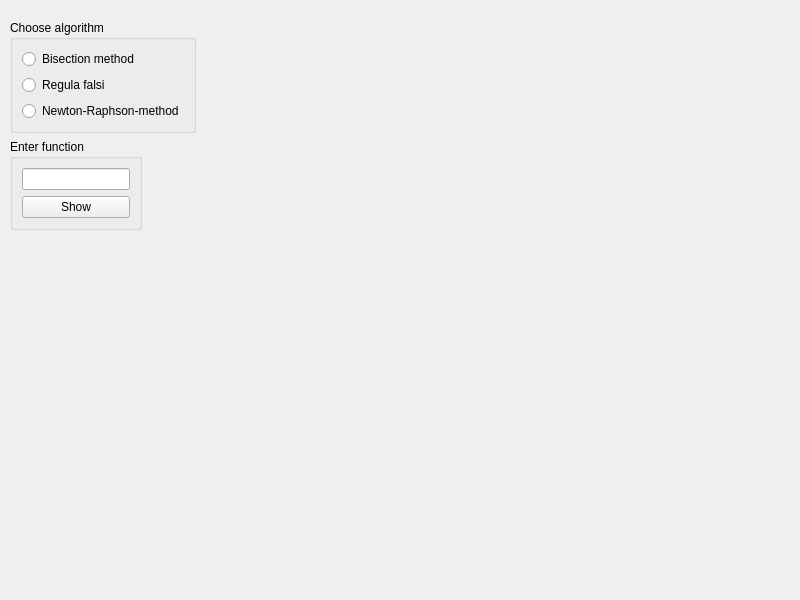
<?xml version="1.0" encoding="UTF-8"?>
<ui version="4.0">
 <class>DetermineZerosApplication</class>
 <widget class="QMainWindow" name="DetermineZerosApplication">
  <property name="geometry">
   <rect>
    <x>0</x>
    <y>0</y>
    <width>800</width>
    <height>600</height>
   </rect>
  </property>
  <property name="windowTitle">
   <string>DetermineZerosApplication</string>
  </property>
  <widget class="QWidget" name="centralwidget">
   <widget class="QCustomPlot" name="widget" native="true">
    <property name="geometry">
     <rect>
      <x>230</x>
      <y>20</y>
      <width>531</width>
      <height>531</height>
     </rect>
    </property>
   </widget>
   <widget class="QWidget" name="formLayoutWidget">
    <property name="geometry">
     <rect>
      <x>10</x>
      <y>20</y>
      <width>245</width>
      <height>521</height>
     </rect>
    </property>
    <layout class="QFormLayout" name="formLayout">
     <item row="0" column="0">
      <widget class="QGroupBox" name="groupBox">
       <property name="title">
        <string>Choose algorithm</string>
       </property>
       <layout class="QVBoxLayout" name="verticalLayout">
        <item>
         <widget class="QRadioButton" name="radioButton">
          <property name="text">
           <string>Bisection method</string>
          </property>
         </widget>
        </item>
        <item>
         <widget class="QRadioButton" name="radioButton_2">
          <property name="text">
           <string>Regula falsi</string>
          </property>
         </widget>
        </item>
        <item>
         <widget class="QRadioButton" name="radioButton_3">
          <property name="text">
           <string>Newton-Raphson-method</string>
          </property>
         </widget>
        </item>
       </layout>
      </widget>
     </item>
     <item row="2" column="0">
      <spacer name="verticalSpacer">
       <property name="orientation">
        <enum>Qt::Vertical</enum>
       </property>
       <property name="sizeHint" stdset="0">
        <size>
         <width>20</width>
         <height>40</height>
        </size>
       </property>
      </spacer>
     </item>
     <item row="1" column="0">
      <widget class="QGroupBox" name="groupBox_2">
       <property name="title">
        <string>Enter function</string>
       </property>
       <layout class="QVBoxLayout" name="verticalLayout_2">
        <item>
         <widget class="QLineEdit" name="lineEdit"/>
        </item>
        <item>
         <widget class="QPushButton" name="pushButton">
          <property name="text">
           <string>Show</string>
          </property>
         </widget>
        </item>
       </layout>
      </widget>
     </item>
    </layout>
   </widget>
  </widget>
 </widget>
 <customwidgets>
  <customwidget>
   <class>QCustomPlot</class>
   <extends>QWidget</extends>
   <header>qcustomplot.h</header>
   <container>1</container>
  </customwidget>
 </customwidgets>
 <resources/>
 <connections/>
</ui>
